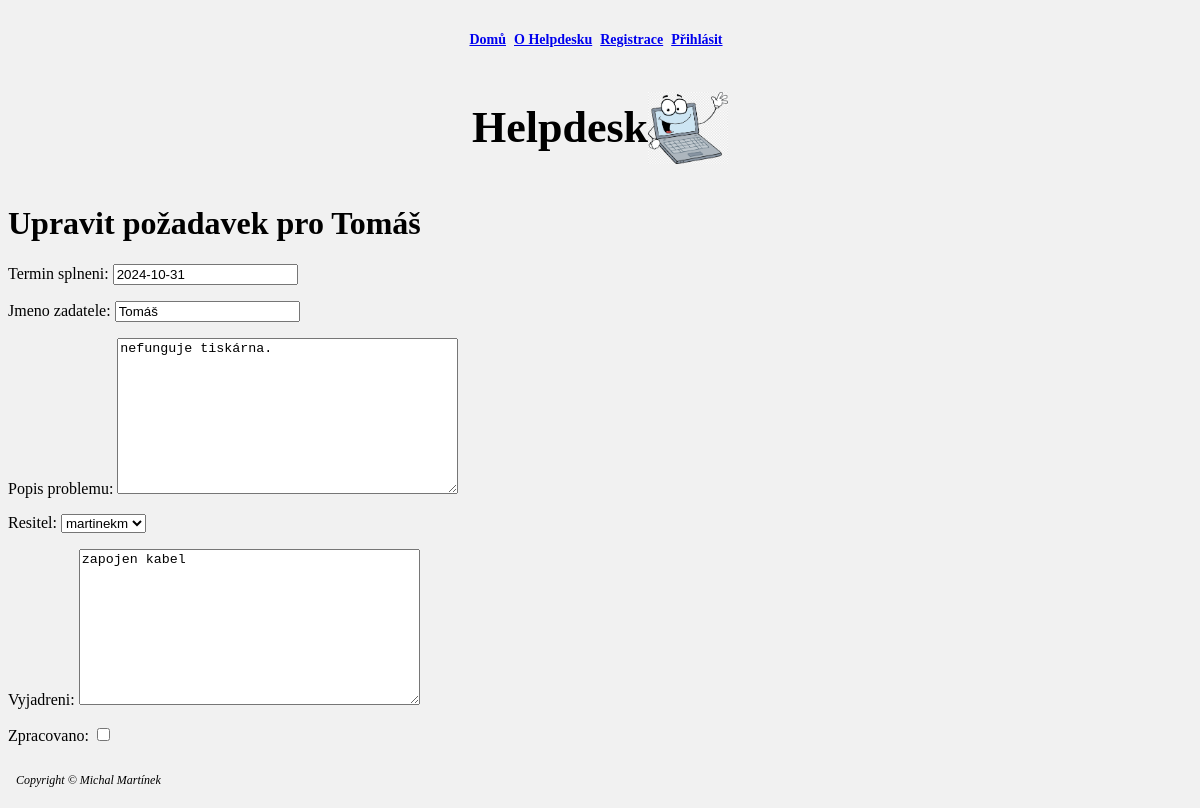
The app's page /add_hd/HD_edit/2/, older data.
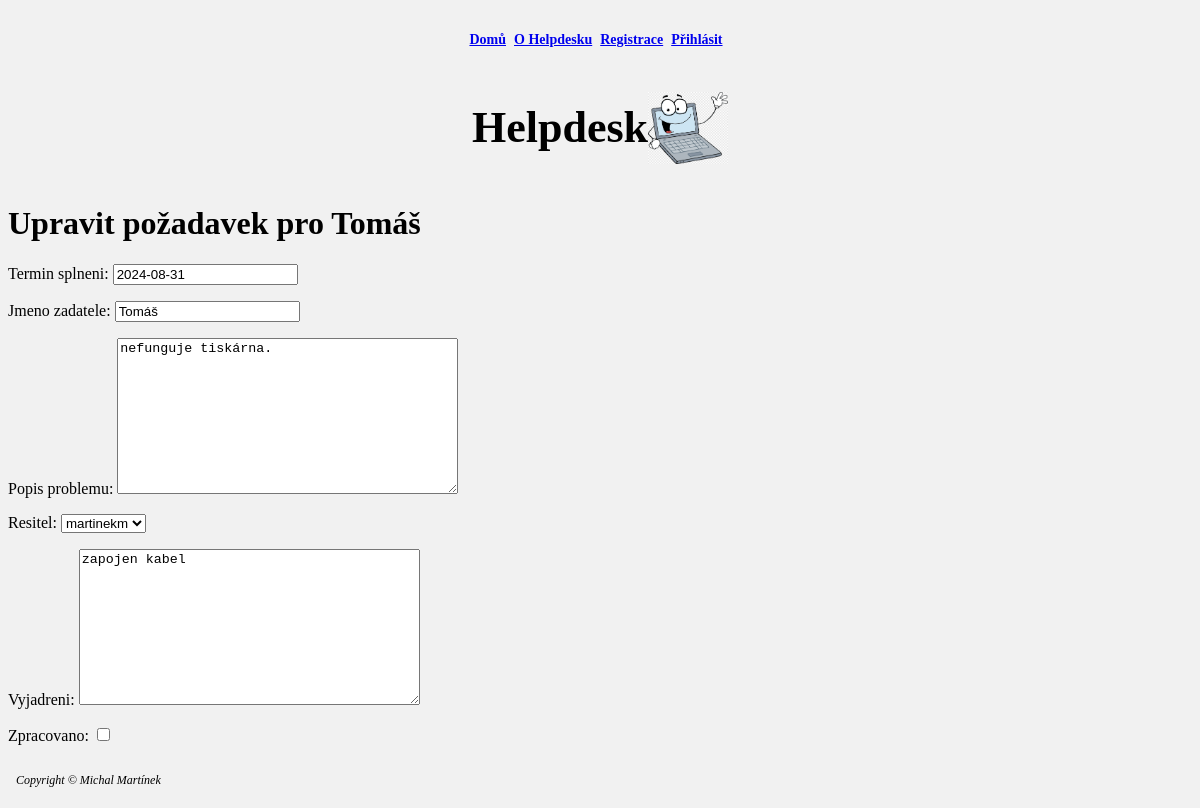
The same page, newer data.
### add_hd/models.py (models this page shows, shortened)
class Helpdesk(models.Model):
    datum_zalozeni = models.DateField(default=timezone.now)
    termin_splneni = models.DateField(default=get_default_termin_splneni)
    jmeno_zadatele = models.CharField(max_length=100)
    popis_problemu = models.TextField(default='Není k dispozici')
    resitel = models.ForeignKey(User, on_delete=models.SET_NULL, null=True, blank=True)
    vyjadreni = models.TextField(blank=True, null=True)
    zpracovano = models.BooleanField(default=False)

### add_hd/views.py (the view)
# urls.py: path('HD_edit/<int:pk>/', HelpdeskUpdateView.as_view(), name='HD_edit'),
class HelpdeskUpdateView(UpdateView):
    model = Helpdesk
    form_class = HelpdeskForm
    template_name = 'HD_edit.html'
    success_url = reverse_lazy('HDD_list')
    def get_context_data(self, **kwargs):
        context = super().get_context_data(**kwargs)
        context['title'] = 'Upravit požadavek'
        return context

### add_hd/forms.py
class HelpdeskForm(forms.ModelForm):
    class Meta:
        model = Helpdesk
        fields = ['termin_splneni', 'jmeno_zadatele', 'popis_problemu', 'resitel', 'vyjadreni', 'zpracovano']

### add_hd/templates/HD_edit.html (shortened to what this page needs)
{% extends "master.html" %}
{% block content %}
<h1>Upravit požadavek pro {{ form.instance.jmeno_zadatele }}</h1>
<form method="post">
    {{ form.as_p }}
    <button type="submit" class="btn">Uložit změny</button>
</form>
<a href="{% url 'HDD_list' %}" class="btn">Zrušit</a>
{% endblock %}

Row changes from the older to the newer data that the page shows:
changed Helpdesk "Tomáš": termin_splneni "2024-10-31" → "2024-08-31"
